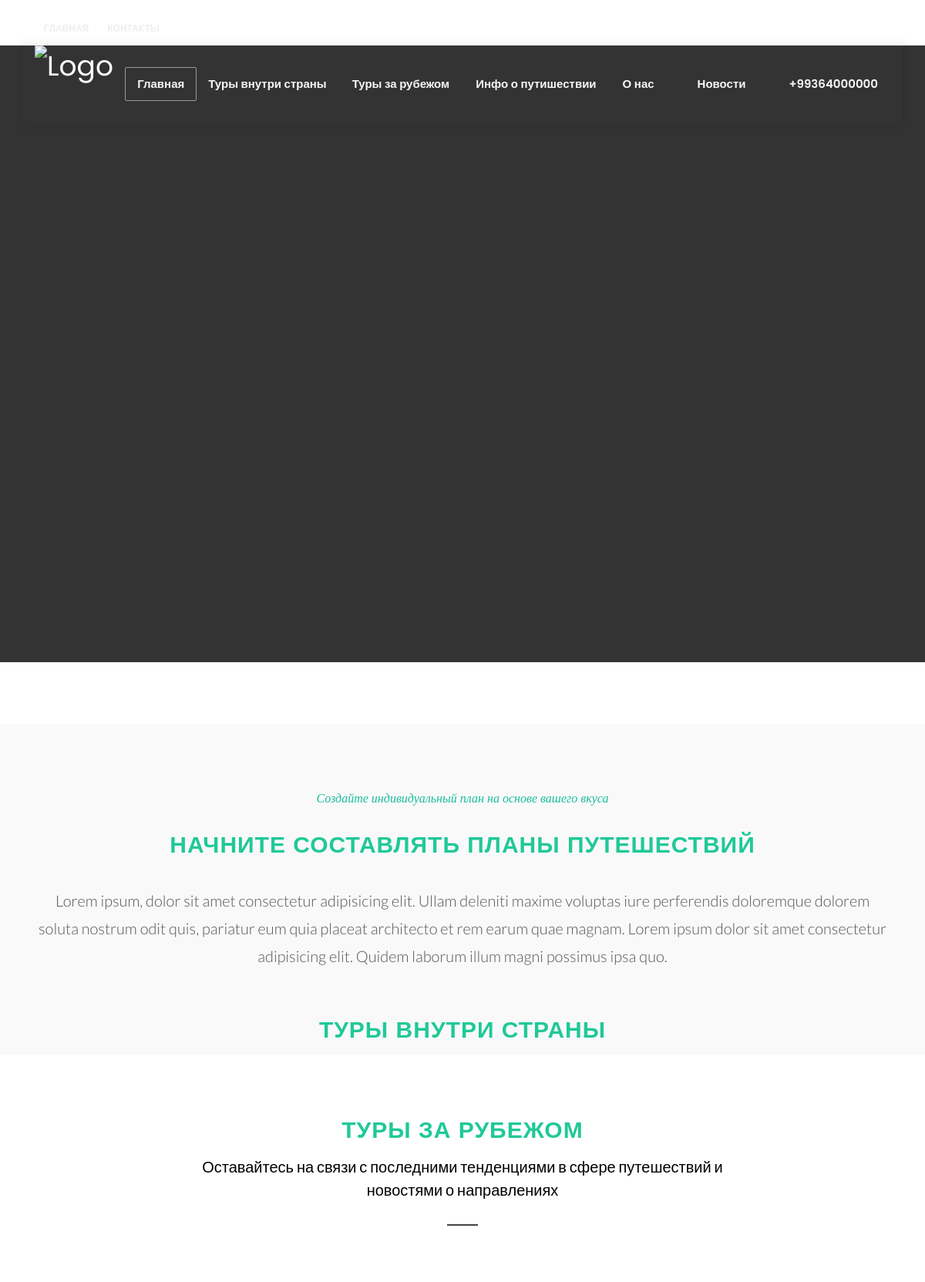
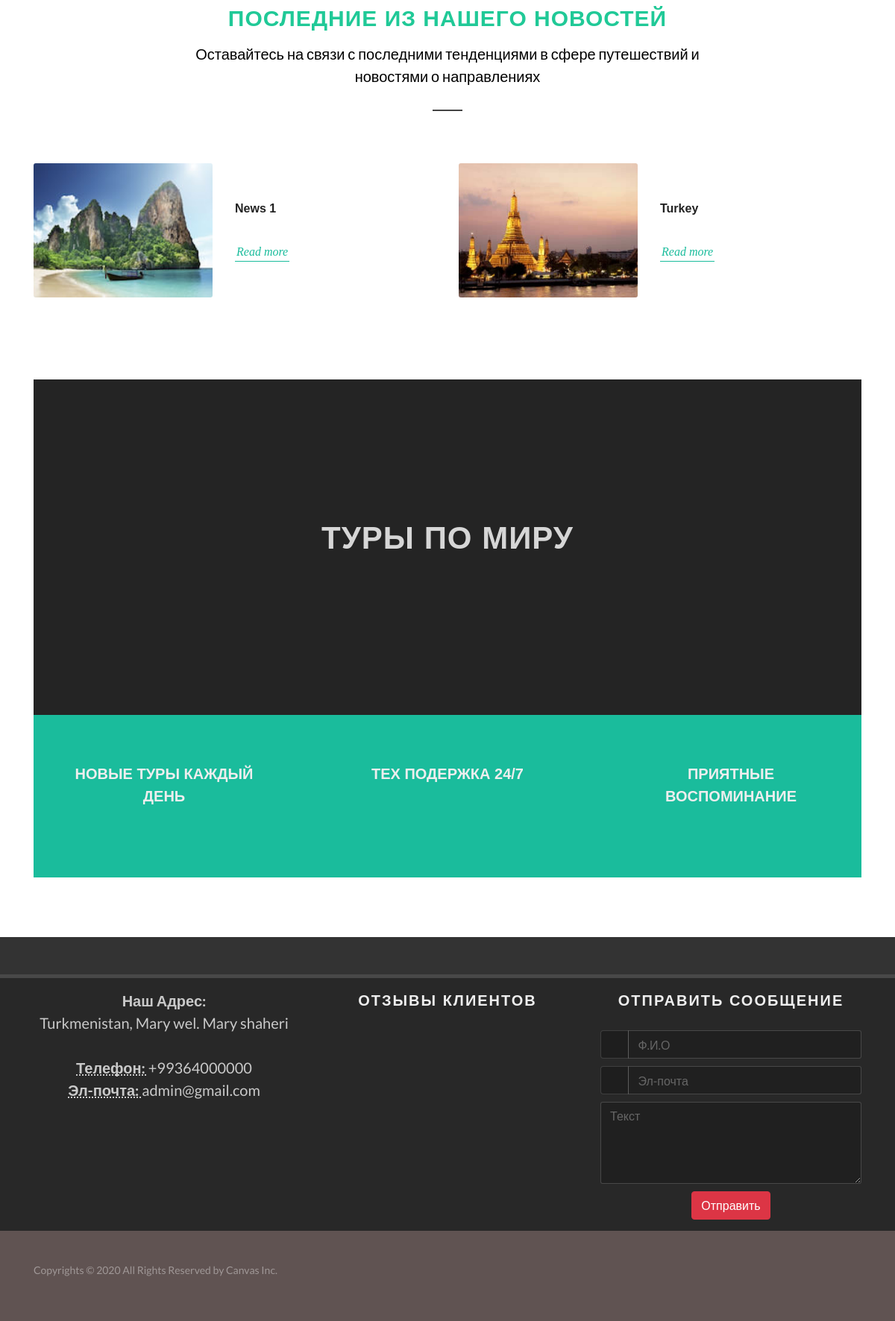
The page / on the database its author committed (2 pictures, top to bottom).
### tours/models.py (models this page shows, shortened)
class Contacts(models.Model):
    address = models.CharField(max_length=255)
    location = models.TextField()
    phone = models.CharField(max_length=20)
    email = models.EmailField(max_length=255, unique=True)
    facebook = models.CharField(max_length=255, blank=True, null=True)
    telegram = models.CharField(max_length=255, blank=True, null=True)
    whatsapp = models.CharField(max_length=255, blank=True, null=True)
    instagram = models.CharField(max_length=255, blank=True, null=True)
    vk = models.CharField(max_length=255, blank=True, null=True)
    class Meta:
        verbose_name_plural = "Контакты"

class News(models.Model):
    name = models.CharField(max_length=255)
    image = models.ImageField(upload_to="news_image/")
    description = models.TextField()
    created = models.DateTimeField(auto_now_add=True)
    updated = models.DateTimeField(auto_now=True)
    class Meta:
        verbose_name_plural = "Новости"
        ordering = ("-updated",)

### tours/views.py (the view, shortened to what this page needs)
# urls.py: path("", views.homepage, name="homepage"),
def homepage(request):
    tour_inside = TourInCountry.objects.all()[:4]
    tour_outside = TourOutCountry.objects.all()[:4]
    banner = BannerHomePage.objects.all()
    news = News.objects.all()[:4]
    feedback = None
    context = {
        "tour_inside": tour_inside,
        "tour_outside":tour_outside,
        "banner": banner,
        "contacts":contact,
        "feedbacks":feedbacks,
        "news":news,
    }
    return render(request, "index.html", context)

### templates/index.html (shortened to what this page needs)
{% extends 'base.html' %}
{% load static %}
{% block content %}
<section id="slider"
	class="slider-element slider-parallax swiper_wrapper min-vh-60 min-vh-md-100 include-header include-topbar">
	<div class="slider-inner">
		<div class="fslider h-100 position-absolute" data-speed="3000" data-pause="7500" data-animation="fade"
			data-arrows="false" data-pagi="false" style="background-color: #333;">
			<div class="flexslider">
			</div>
		</div>
	</div>
</section>
<section id="content">
	<div class="content-wrap">
		<div class="section topmargin-lg footer-stick">
			<div class="container center clearfix">
				<div class="heading-block bottommargin-sm border-bottom-0">
					<span class="before-heading color">
						Создайте индивидуальный план на основе вашего вкуса</span>
					<h2>
						Начните составлять планы путешествий</h2>
				</div>
				<p class="lead">Lorem ipsum, dolor sit amet consectetur adipisicing elit. Ullam deleniti maxime
					voluptas iure perferendis doloremque dolorem soluta nostrum odit quis, pariatur eum quia
					placeat architecto et rem earum quae magnam. Lorem ipsum dolor sit amet consectetur
					adipisicing elit. Quidem laborum illum magni possimus ipsa quo.</p>
			</div>
		</div>
		<div class="container clearfix">
			<div class="heading-block center border-bottom-0">
				<h2>
					Туры внутри страны</h2>
			</div>
		</div>
		<section id="content" style="margin-top: 5%;">
			<div class="content-wrap pb-0">
				<div class="container">
					<div class="heading-block center">
						<h2>
							Туры за рубежом </h2>
						<span>Оставайтесь на связи с последними тенденциями в сфере путешествий и новостями о
							направлениях</span>
					</div>
				</div>
			</div>
		</section>
	</div>
	<div class="container">
		<div class="heading-block center">
			<h2>
				ПОСЛЕДНИЕ ИЗ НАШЕГО НОВОСТЕЙ</h2>
			<span>Оставайтесь на связи с последними тенденциями в сфере путешествий и новостями о
				направлениях</span>
		</div>
		<div class="row posts-md col-mb-50">
			{% for news in news %}
			<div class="entry col-md-6">
				<div class="grid-inner row align-items-center">
					<div class="col-lg-6">
						<div class="entry-image mb-0">
							<a href="{% url 'news_detail' news.id %}"><img src="{{news.image.url}}" alt="Paris"></a>
						</div>
					</div>
					<div class="col-lg-6 mt-3 mt-lg-0">
						<div class="entry-title title-xs nott">
							<h3><a href="{% url 'news_detail' news.id %}">{{news.name}}</a></h3>
						</div>
						<div class="entry-content">
							<a href="{% url 'news_detail' news.id %}" class="more-link">Read more</a>
						</div>
					</div>
				</div>
			</div>
			{% endfor %}
		</div>
	</div>
	<div class="container">
		<section id="content">
			<div class="content-wrap">
				<div class="section parallax mb-0 border-0 dark" style="height: 450px; padding: 120px 0;">
					<div class="vertical-middle center" style="z-index: 2;">
						<div class="container clearfix" data-animate="fadeInUp">
							<div class="heading-block border-bottom-0 mb-0">
								<h2 style="font-size: 42px;">ТУРЫ ПО МИРУ
								</h2>
							</div>
						</div>
					</div>
					<div class="video-wrap" style="z-index: 1;">
						<div class="video-overlay" style="background-color: rgba(0,0,0,0.1);"></div>
					</div>
				</div>
				<div class="row bottommargin-lg align-items-stretch">
					<div class="col-lg-4 dark col-padding overflow-hidden" style="background-color: #1abc9c;">
						<div>
							<h3 class="text-uppercase" style="font-weight: 600;">Новые туры каждый день</h3>
							<i class="icon-bulb bgicon"></i>
						</div>
					</div>
					<div class="col-lg-4 dark col-padding overflow-hidden" style="background-color: #1abc9c;">
						<div>
							<h3 class="text-uppercase" style="font-weight: 600;">Тех подержка 24/7</h3>
							<i class="icon-cog bgicon"></i>
						</div>
					</div>
					<div class="col-lg-4 dark col-padding overflow-hidden" style="background-color: #1abc9c;">
						<div>
							<h3 class="text-uppercase" style="font-weight: 600;">Приятные воспоминание</h3>
							<i class="icon-thumbs-up bgicon"></i>
						</div>
					</div>
				</div>
			</div>
		</section>
	</div>
</section>
{% endblock %}

### templates/base.html (shortened to what this page needs)
{% load static %}
<!DOCTYPE html>
<html dir="ltr" lang="en-US">
<head>
<link rel="stylesheet" href="{% static 'css/bootstrap.css' %}" type="text/css" />
<link rel="stylesheet" href="{% static 'css/style.css' %}" type="text/css" />
<link rel="stylesheet" href="{% static 'css/dark.css' %}" type="text/css" />
<link rel="stylesheet" href="{% static 'demos/travel/travel.css' %}" type="text/css" />
<link rel="stylesheet" href="{% static 'css/components/datepicker.css' %}" type="text/css" />
<link rel="stylesheet" href="{% static 'css/font-icons.css' %}" type="text/css" />
<link rel="stylesheet" href="{% static 'css/animate.css' %}" type="text/css" />
<link rel="stylesheet" href="{% static 'css/magnific-popup.css' %}" type="text/css" />
<link rel="stylesheet" href="{% static 'css/custom.css' %}" type="text/css" />
<link rel="stylesheet" href="{% static 'css/colors.php?color=AC4147' %}" type="text/css" />
<link rel="stylesheet" href="{% static 'css/seo.css' %}">
</head>
<body class="stretched">
    <div id="wrapper" class="clearfix">
        <div id="top-bar" class="transparent-topbar dark">
            <div class="container">
                <div class="row justify-content-between">
                    <div class="col-12 col-md-auto">
                        <div class="top-links">
                            <ul class="top-links-container">
                                <li class="top-links-item"><a href="/">Главная</a></li>
                                <li class="top-links-item"><a href="#footer">Контакты</a></li>
                            </ul>
                        </div>
                    </div>
                    <div class="col-12 col-md-auto">
                        <ul id="top-social">
                            <li><a href="#" class="si-facebook"><span class="ts-icon"><i
                                            class="icon-facebook"></i></span><span class="ts-text">{{contacts.facebook}}</span></a>
                            </li>
                            <li><a href="#" class="si-twitter"><span class="ts-icon"><i
                                            class="icon-telegram"></i></span><span class="ts-text">{{contacts.telegram}}</span></a>
                            </li>
                            <li><a href="#" class="si-pinterest"><span class="ts-icon"><i
                                            class="icon-whatsapp"></i></span><span class="ts-text">{{contacts.whatsapp}}</span></a>
                            </li>
                            <li><a href="#" class="si-instagram"><span class="ts-icon"><i
                                            class="icon-instagram2"></i></span></a></li>
                            <li><a href="tel:+1.11.85412542" class="si-call"><span class="ts-icon"><i
                                            class="icon-call"></i></span><span class="ts-text">{{contacts.phone}}</span></a>
                            </li>
                            <li><a href="mailto:info@canvas.com" class="si-email3"><span class="ts-icon"><i
                                            class="icon-envelope-alt"></i></span></a></li>
                        </ul>
                    </div>
                </div>
            </div>
        </div>
        <header id="header" class="transparent-header dark" data-sticky-class="not-dark"
            data-responsive-class="not-dark" data-menu-padding="28">
            <div id="header-wrap">
                <div class="container">
                    <div class="header-row">
                        <div id="logo">
                            <a href="/" class="standard-logo" data-dark-logo="images/logo-dark.png"><img
                                    src="{% static 'images/logo.png' %}" alt="Logo"></a>
                        </div>
                        <nav class="primary-menu style-4 menu-spacing-margin">
                            <ul class="menu-container">
                                {% url 'homepage' as homepage %}
                                <li class="{% if homepage == request.path %} menu-item current {% endif %}"><a class="menu-link" href="/">
                                        <div>Главная</div>
                                    </a></li>
                                    {% url 'inside_tours' as inside_tours %}
                                <li class="{% if inside_tours == request.path %} menu-item current {% endif %}"><a class="menu-link" href="{% url 'inside_tours' %}">
                                        <div>Туры внутри страны</div>
                                    </a></li>
                                    {% url 'outside_tours' as outside_tours %}
                                <li class="menu-item {% if outside_tours == request.path %} current {% endif %}"><a class="menu-link" href="{% url 'outside_tours' %}">
                                        <div>Туры за рубежом </div>
                                    </a>
                                </li>
                                {% url 'tour_information' as tour_information %}
                                <li class="menu-item {% if tour_information == request.path %} current {% endif %}"><a class="menu-link" href="{% url 'tour_information' %}">
                                        <div>Инфо о путишествии</div>
                                    </a></li>
                                {% url 'about_company' as about_company %}
                                {% url 'about_country' as about_country %}
                                <li class="menu-item {% if about_company == request.path %} current {% elif about_country == request.path %} current {% endif %}">
                                    <a class="menu-link" href="">
                                        <div>О нас</div>
                                    </a>
                                </li>
                                {% url 'news' as news_list %}
                                <li class="menu-item {% if news_list == request.path %} current {% endif %}"><a class="menu-link" href="{% url 'news' %}">
                                        <div><i class="icon-pencil2"></i>Новости</div>
                                    </a></li>
                                <li class="menu-item"><a class="menu-link" href="TEL:+99363071234">
                                        <div><i class="icon-phone3"></i>{{contacts.phone}}</div>
                                    </a></li>
                            </ul>
                        </nav>
                    </div>
                </div>
            </div>
            <div class="header-wrap-clone"></div>
        </header>
        {% block content %}
        {% endblock %}
        <footer id="footer" class="dark">
            <div class="container">
                <div class="footer-widgets-wrap">
                    <div class="row col-mb-50">
                        <div class="col-md-6 col-lg-4">
                            <div class="widget clearfix">
                                <div
                                    style="background: url('{% static 'images/world-map.png' %}') no-repeat center center; background-size: 100%;">
                                    <address>
                                        <strong>Наш Адрес:</strong><br>
                                        <a href="{{contacts.location}}" target="_blank">{{contacts.address}}</a><br>
                                    </address>
                                    <abbr title="Phone Number"><strong>Телефон: </strong></abbr>{{contacts.phone}}<br>
                                    <abbr title="Email Address"><strong>Эл-почта: </strong></abbr>{{contacts.email}}
                                </div>
                            </div>
                        </div>
                        <div class="col-md-6 col-lg-4">
                            <div class="widget clearfix">
                                <h4>Отзывы клиентов</h4>
                                <div class="fslider testimonial no-image bg-transparent border-0 shadow-none p-0"
                                    data-animation="slide" data-arrows="false">
                                </div>
                            </div>
                        </div>
                        <div class="col-md-6 col-lg-4">
                            <div class="widget quick-contact-widget form-widget clearfix">
                                <h4>Отправить Сообщение</h4>
                                <form id="quick-contact-form" name="quick-contact-form" action=""
                                    method="post" class="quick-contact-form mb-0">
                                    <div class="input-group mx-auto">
                                        <div class="input-group-prepend">
                                            <div class="input-group-text"><i class="icon-user"></i></div>
                                        </div>
                                        <input type="text" class="required form-control" id="quick-contact-form-name"
                                            name="fullname" value="" placeholder="Ф.И.О" />
                                    </div>
                                    <div class="input-group mx-auto">
                                        <div class="input-group-prepend">
                                            <div class="input-group-text"><i class="icon-email2"></i></div>
                                        </div>
                                        <input type="text" class="required form-control email"
                                            id="quick-contact-form-email" name="email" value=""
                                            placeholder="Эл-почта" />
                                    </div>
                                    <textarea class="required form-control input-block-level short-textarea"
                                        id="quick-contact-form-message" name="message" rows="4"
                                        cols="30" placeholder="Текст"></textarea>
                                    <button type="submit" id="quick-contact-form-submit"
                                        name="quick-contact-form-submit" class="btn btn-danger m-0" value="submit">Отправить
                                        </button>
                                </form>
                            </div>
                        </div>
                    </div>
                </div>
            </div>
            <div id="copyrights">
                <div class="container">
                    <div class="row justify-content-between">
                        <div class="col-12 col-lg-auto text-center text-lg-left">
                            <p class="mb-3">Copyrights &copy; 2020 All Rights Reserved by Canvas Inc.</p>
                        </div>
                    </div>
                </div>
            </div>
        </footer>
    </div>
</body>
</html>

### rows shown on the page
Contacts: phone "+99364000000", address "Turkmenistan, Mary wel. Mary shaheri", email "admin@gmail.com"
News: image (picture), name "News 1"
News: image (picture), name "Turkey"
